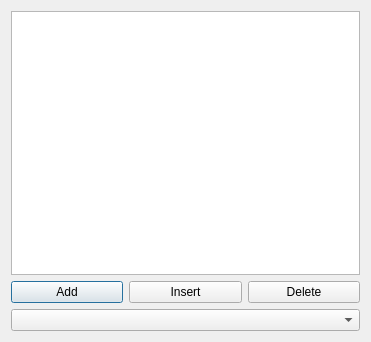
<?xml version="1.0" encoding="UTF-8"?>
<ui version="4.0">
 <class>Dialog</class>
 <widget class="QDialog" name="Dialog">
  <property name="geometry">
   <rect>
    <x>0</x>
    <y>0</y>
    <width>371</width>
    <height>342</height>
   </rect>
  </property>
  <property name="windowTitle">
   <string>Dialog</string>
  </property>
  <layout class="QGridLayout" name="gridLayout">
   <item row="0" column="0">
    <widget class="QListView" name="listView"/>
   </item>
   <item row="1" column="0">
    <layout class="QHBoxLayout" name="horizontalLayout">
     <item>
      <widget class="QPushButton" name="pushButtonAdd">
       <property name="text">
        <string>Add</string>
       </property>
      </widget>
     </item>
     <item>
      <widget class="QPushButton" name="pushButtonInsert">
       <property name="text">
        <string>Insert</string>
       </property>
      </widget>
     </item>
     <item>
      <widget class="QPushButton" name="pushButtonDelete">
       <property name="text">
        <string>Delete</string>
       </property>
      </widget>
     </item>
    </layout>
   </item>
   <item row="2" column="0">
    <widget class="QComboBox" name="comboBox"/>
   </item>
  </layout>
 </widget>
 <resources/>
 <connections/>
</ui>
